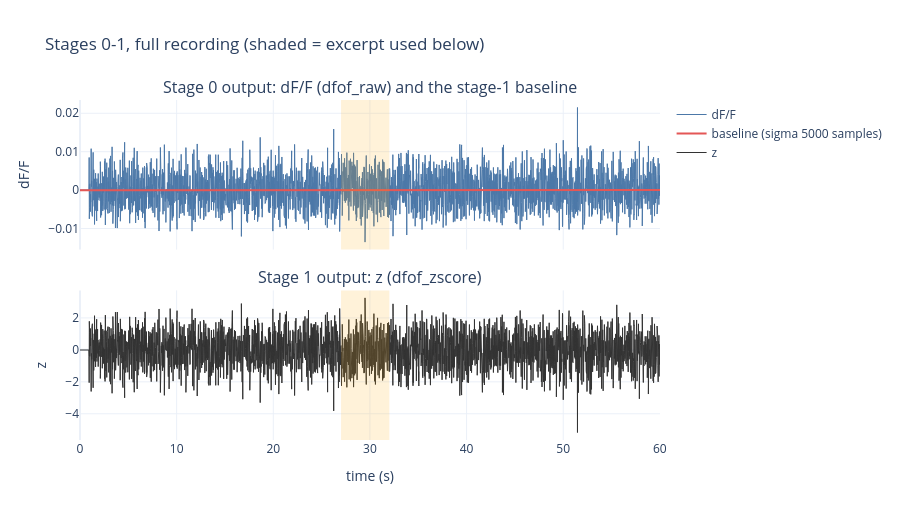

The cell this chart's notebook holds for it:
### Markdown cell above
## 3. Stages 0-1: fluorescence -> dF/F -> z-score (upstream, `ref/preprocessor.py`)

| Step | Operation | Parameter | Output |
|---|---|---|---|
| 0a | ROIs of one domain concatenated, mean over pixels per frame | 3 ROIs per domain (`domain_ROInumber`) | F, one value per frame |
| 0b | slow baseline = Gaussian smooth of F | sigma = 1500 samples (1.4 s at 1075 Hz) | |
| 0c | dF/F = (F - baseline) / baseline | `calc_dfof_gauss` | `test.h5  dfof_raw` |
| 1a | first 1000 samples replaced by the mean of the rest | 1000 samples (0.93 s) | removes the filter start-up artefact |
| 1b | slower baseline = Gaussian smooth of dF/F | sigma = 5000 samples (4.7 s) | |
| 1c | z = -(dF/F - baseline) / SD(dF/F) | `negative=True` | `test.h5  dfof_zscore` |

- Sign flip: JEDI fluorescence falls when the membrane depolarises; after the flip, depolarisation is positive
- Stage 1a happens in place, so the saved `dfof_raw` already carries the replaced first second
- The check below rebuilds z from `dfof_raw` with these exact steps

### Code cell
m = dfof_raw.copy()
m[:1000] = np.mean(m[1000:])
baseline_stage1 = gaussian_filter1d(m, sigma=5000)
z_reproduced = -1.0 * (m - baseline_stage1) / np.std(m)

md_table(["Check", "Value"], [
    ["samples / duration", f"{n_samples} / {n_samples / fs_hz:.1f} s"],
    ["dfof_raw: first 1000 samples already constant", bool(np.allclose(dfof_raw[:1000], dfof_raw[0]))],
    ["dfof_raw SD", f"{dfof_raw.std():.4f}"],
    ["z rebuilt from dfof_raw, max abs difference to stored z", f"{np.abs(z_reproduced - z).max():.1e}"],
    ["z mean / SD", f"{z.mean():.3f} / {z.std():.3f}"],
    ["z min / max", f"{z.min():.2f} / {z.max():.2f}"],
    ["correlation(z, dfof_raw) (negative = sign flipped)", f"{corr(z, dfof_raw):.3f}"],
])

fig = make_subplots(rows=2, cols=1, shared_xaxes=True, vertical_spacing=0.12,
                    subplot_titles=("Stage 0 output: dF/F (dfof_raw) and the stage-1 baseline",
                                    "Stage 1 output: z (dfof_zscore)"))
x, y = downsample(t, dfof_raw)
fig.add_trace(go.Scatter(x=x, y=y, mode="lines", name="dF/F", line={"width": 1, "color": "#4c78a8"}), row=1, col=1)
x, y = downsample(t, baseline_stage1)
fig.add_trace(go.Scatter(x=x, y=y, mode="lines", name="baseline (sigma 5000 samples)", line={"width": 2, "color": "#e45756"}), row=1, col=1)
x, y = downsample(t, z)
fig.add_trace(go.Scatter(x=x, y=y, mode="lines", name="z", line={"width": 1, "color": "#333333"}), row=2, col=1)
fig.add_vrect(x0=t_ex[0], x1=t_ex[-1], fillcolor="orange", opacity=0.15, line_width=0, row="all", col=1)
fig.update_xaxes(title_text="time (s)", row=2, col=1)
fig.update_yaxes(title_text="dF/F", row=1, col=1)
fig.update_yaxes(title_text="z", row=2, col=1)
fig.update_layout(height=520, template="plotly_white", title="Stages 0-1, full recording (shaded = excerpt used below)")
fig.show()

### Figure 1 — Plotly figure (JSON) as saved in the notebook; plotly's stock layout.template omitted (floating-point values rounded to 4 significant figures; data arrays with more than 128 entries replaced by an {"elided": "..."} marker saying what was removed)
{"data": [{"line": {"color": "#4c78a8", "width": 1}, "mode": "lines", "name": "dF/F", "type": "scatter", "x": {"elided": "3796 float values"}, "xaxis": "x", "y": {"elided": "3796 float values"}, "yaxis": "y"}, {"line": {"color": "#e45756", "width": 2}, "mode": "lines", "name": "baseline (sigma 5000 samples)", "type": "scatter", "x": {"elided": "3796 float values"}, "xaxis": "x", "y": {"elided": "3796 float values"}, "yaxis": "y"}, {"line": {"color": "#333333", "width": 1}, "mode": "lines", "name": "z", "type": "scatter", "x": {"elided": "3796 float values"}, "xaxis": "x2", "y": {"elided": "3796 float values"}, "yaxis": "y2"}], "layout": {"annotations": [{"font": {"size": 16}, "showarrow": false, "text": "Stage 0 output: dF/F (dfof_raw) and the stage-1 baseline", "x": 0.5, "xanchor": "center", "xref": "paper", "y": 1.0, "yanchor": "bottom", "yref": "paper"}, {"font": {"size": 16}, "showarrow": false, "text": "Stage 1 output: z (dfof_zscore)", "x": 0.5, "xanchor": "center", "xref": "paper", "y": 0.44, "yanchor": "bottom", "yref": "paper"}], "height": 520, "shapes": [{"fillcolor": "orange", "line": {"width": 0}, "opacity": 0.15, "type": "rect", "x0": 27.01, "x1": 32.01, "xref": "x", "y0": 0, "y1": 1, "yref": "y domain"}, {"fillcolor": "orange", "line": {"width": 0}, "opacity": 0.15, "type": "rect", "x0": 27.01, "x1": 32.01, "xref": "x2", "y0": 0, "y1": 1, "yref": "y2 domain"}], "title": {"text": "Stages 0-1, full recording (shaded = excerpt used below)"}, "xaxis": {"anchor": "y", "domain": [0.0, 1.0], "matches": "x2", "showticklabels": false}, "xaxis2": {"anchor": "y2", "domain": [0.0, 1.0], "title": {"text": "time (s)"}}, "yaxis": {"anchor": "x", "domain": [0.56, 1.0], "title": {"text": "dF/F"}}, "yaxis2": {"anchor": "x2", "domain": [0.0, 0.44], "title": {"text": "z"}}}}
